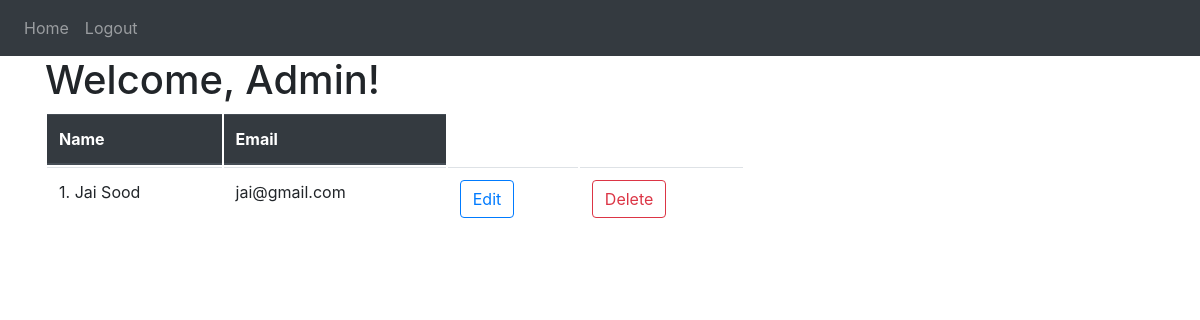
Page /users_list on the earlier database version.
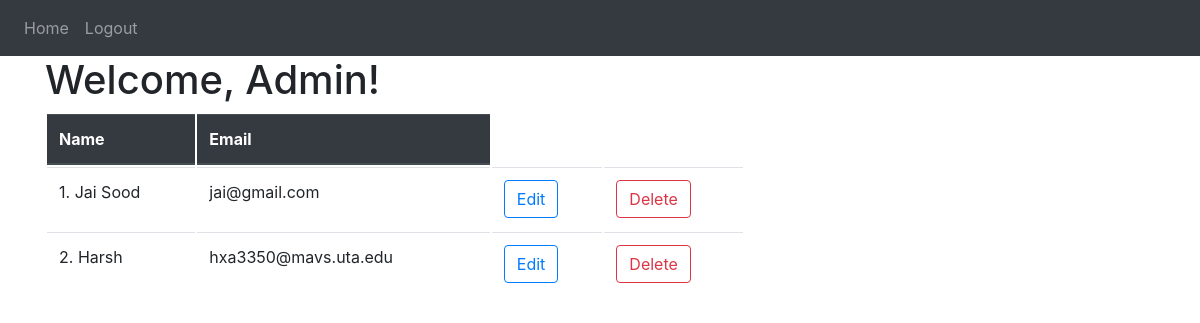
Same page on the later database version.
### website/models.py (models this page shows)
class User(db.Model, UserMixin):
    id = db.Column(db.Integer, primary_key=True)
    email = db.Column(db.String(150), unique=True)
    password = db.Column(db.String(150))
    first_name = db.Column(db.String(150))
    notes = db.relationship('Note')

### website/auth.py (the view)
@auth.route('/users_list', methods=['GET', 'POST'])
def users_details():
    users = User.query.all()
    return render_template("user_details.html", user="admin", users=users)

### website/templates/user_details.html (shortened to what this page needs)
{% extends "base.html" %}  {% block content %}
<head>
</head>
<h1>
    Welcome, Admin!
</h1>
<div>
    <table class="table table-hover" style="width: 700px;">
        <thead class="thead-dark">
            <tr>
                <th scope="col">Name</th>
                <th scope="col">Email</th>
            </tr>
        </thead>
        <tbody>
            {% for user in users %}
            <tr>
                <td>{{ user.first_name }}</td>
                <td>{{ user.email }}</td>
                <td>
                    <a href="edit_users_list?email={{ user.email }}" class="btn btn-outline-primary" role="button">
                        Edit
                    </a>
                </td>
                <td>
                    <a href="/delete?email={{ user.email }}" class="btn btn-outline-danger" role="button">
                        Delete
                    </a>
                </td>
            </tr>
            {% endfor %}
        </tbody>
    </table>
</div>
{% endblock %}

### website/templates/base.html (shortened to what this page needs)
<!DOCTYPE html>
<html>
<head>
  <link rel="stylesheet" href="https://stackpath.bootstrapcdn.com/bootstrap/4.4.1/css/bootstrap.min.css"
 />
  <link rel="stylesheet" href="https://stackpath.bootstrapcdn.com/font-awesome/4.7.0/css/font-awesome.min.css"
 />
</head>
<body>
  <nav class="navbar navbar-expand-lg navbar-dark bg-dark">
    <div class="collapse navbar-collapse" id="navbar">
      <ul class="navbar-nav">
        {% if (user.is_authenticated) %}
        <li><a class="nav-item nav-link" id="home" href="/">Home</a></li>
        <li><a class="nav-item nav-link" id="logout" href="/logout">Logout</a></li>
        {% elif (user == "admin") %}
        <li><a class="nav-item nav-link" id="home" href="/login?user=admin">Home</a></li>
        <li><a class="nav-item nav-link" id="logout" href="/login">Logout</a></li>
        {% else %}
        <a class="nav-item nav-link" id="login" href="/login">Login</a>
        <a class="nav-item nav-link" id="signUp" href="/sign-up">Sign Up</a>
        {% endif %}
      </ul>
    </div>
  </nav>
  <div class="container">{% block content %} {% endblock %}</div>
</body>
</html>

### website/templates/user_details.html (style rules this page uses)
body { counter-reset: Serial; }
table { border-collapse: separate; }
tr td:first-child:before { counter-increment: Serial; content: counter(Serial) ". "; }

Differences in the rows shown:
added User: first_name "Harsh", email "hxa3350@mavs.uta.edu"
